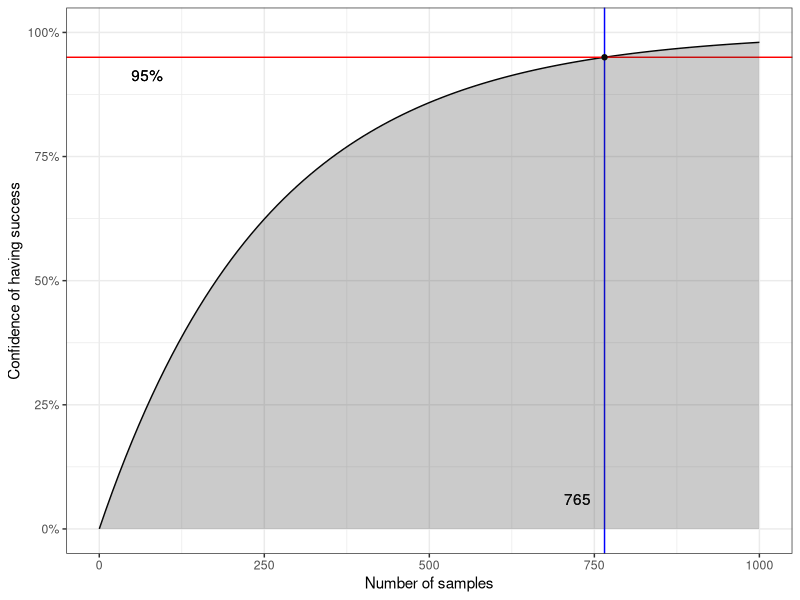

This figure's R source: (Note: this script raises an error after producing the figure.)
## ---- chunk 1
library(knitr)
require(tidyverse)
set.seed(453)
# invalidate cache when the package version changes
knitr::opts_chunk$set(tidy = FALSE, echo = FALSE, 
                  message = FALSE, warning = FALSE,
                  out.width = "45%", cache = TRUE)
options(knitr.table.format = "latex")
options(knitr.kable.NA = "", digits = 2)
options(kableExtra.latex.load_packages = FALSE)
theme_set(theme_bw())
## ---- chunk 2
contain_confidence95 <- function(x){1-(255/256)^x}
root_solution <- log(1-0.95)/log(255/256)

contain_conf_samples <- ggplot(data.frame(x=c(0, 1000)), aes(x)) + 
  stat_function(fun=contain_confidence95) +
  scale_y_continuous(labels = scales::percent_format(), limits = c(0, 1)) +
  geom_vline(xintercept = root_solution, color = "blue") +
  geom_hline(yintercept = 0.95, color = "red") +
  geom_text(aes(0, 0.95, label = scales::percent(.95), vjust = +2, hjust = -1)) +
  geom_text(aes(root_solution, 0, label = round(root_solution), vjust = -2, hjust = 1.5)) + 
  labs(x = "Number of samples", y = "Confidence of having success")

x <- 0:1000
ycord <- contain_confidence95(x)
dframe <- data.frame(x = x, ycord = ycord)

contain_conf_samples +
  geom_ribbon(aes(ymin = 0, ymax = ycord,
                  fill = NULL), alpha = 0.25, data = dframe) +
  annotate("point", x = root_solution, y = 0.95, color = "grey4")
## ---- chunk 3
tribble(~"Phenotype", ~"Proportion", 
        "AB", 0.25,
        "Ab", 0.25,
        "aB", 0.25,
        "ab", 0.25) %>% 
  knitr::kable(booktabs = TRUE) %>% 
  kableExtra::kable_styling(position = "center", font_size = 6)
## ---- chunk 4
tribble(~"Phenotype", ~"Count", 
        "AB", 60,
        "Ab", 37,
        "aB", 41,
        "ab", 62) %>% 
  knitr::kable(booktabs = TRUE) %>% 
  kableExtra::kable_styling(position = "center", font_size = 6)
## ---- chunk 5
chi_sqrt_linkage <- read_csv("./../data/chi_square_test.csv") %>% 
  rename(" " = "X1")

kable(chi_sqrt_linkage, 
      booktabs = TRUE, escape = FALSE, 
      caption = "Chi-square calculations for the hypothesis that the observations of four phenotypic classes is obtained due to no linkage between loci A and B.") %>% 
  kableExtra::kable_styling(latex_options = "scale_down", font_size = 5)
## ---- chunk 6
# Set p-values
p <- c(0.995, 0.99, 0.975, 0.95, 0.90, 0.10, 0.05, 0.025, 0.01, 0.005)
# Set degrees of freedom
df <- c(seq(1,20),25,30,35,40,50,100)

# Calculate a matrix of chisq statistics
m <- outer(p, df, function(x,y) qchisq(x,y))

# Transpose for a better view
m <- t(m)

# Set column and row names
colnames(m) <- rev(p)
rownames(m) <- df

kable(m, format = "latex", booktabs = TRUE, escape = TRUE, 
      caption = "The probabilities of exceeding different chi-square values for degrees of freedom from 1 to 50 when the expected hypothesis is true") %>% 
  kableExtra::kable_styling(latex_options = "striped", font_size = 5) %>% 
  kableExtra::column_spec(6, border_left = TRUE)
